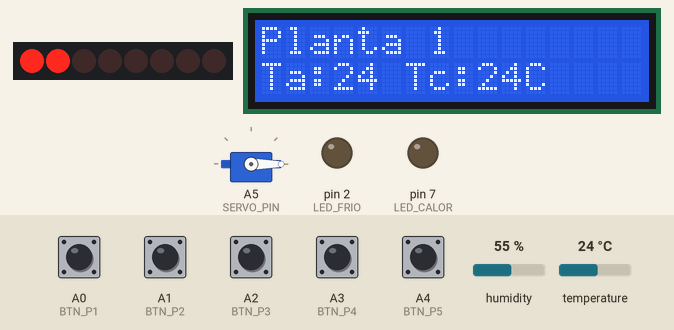
Recording of a sketch running on a simulated Arduino Uno, built with avr-gcc and run on an emulated ATmega328P. Parts: 8 shift-register outputs drawn as a row of LEDs (first output left, lit = HIGH), 16×2 character LCD, servo, output pins drawn as LEDs (lit = HIGH). Wiring (inferred from the names in the program): shift register (74HC595): data pin 10; shift clock pin 8; latch pin 9. Wiring (inferred from the signals the program sends): row of LEDs: on Q0, Q1, Q2, Q3, Q4, Q5, Q6, Q7. The test bench sets the inputs (shaded band); at power-on: A0 (BTN_P1), A1 (BTN_P2), A2 (BTN_P3), A3 (BTN_P4), A4 (BTN_P5) HIGH, temperature 24 °C, humidity 55 %. Random numbers use the default seed unless the sketch sets one; pins used as bus, display or sensor lines are not drawn; what the sketch prints to the serial monitor is not drawn.

Above: at 3.7 s.
3.8 s: A1 (BTN_P2) pulled LOW for 0.15 s
At 6.0 s:
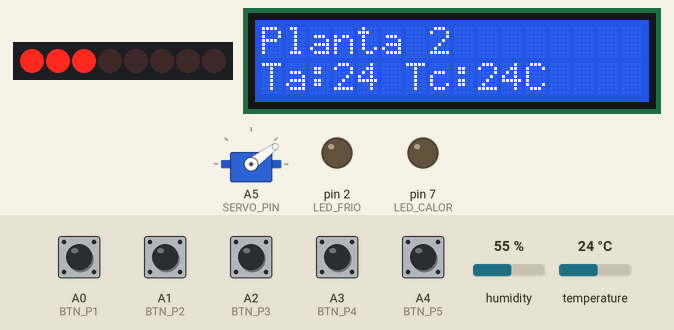
9.9 s: A4 (BTN_P5) pulled LOW for 0.15 s
At 12.4 s:
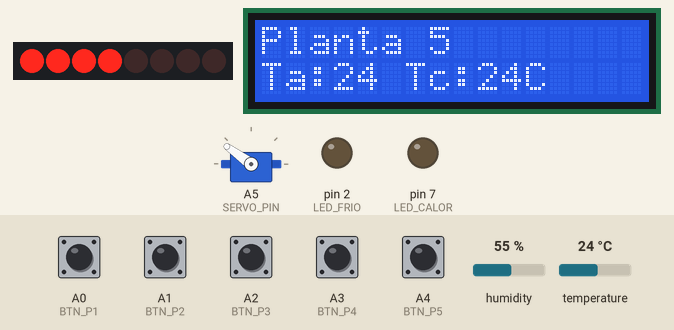
12.6 s: temperature set to 22.7 °C
At 16.6 s:
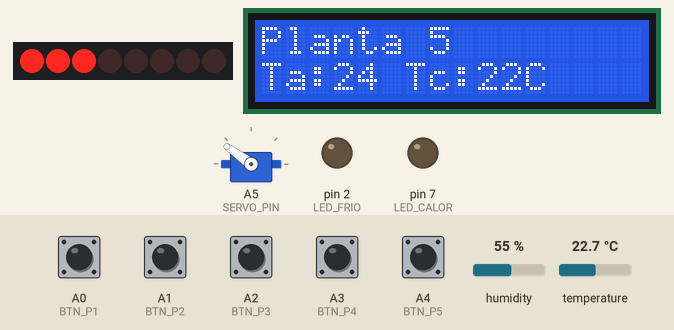
18.6 s: temperature set to 21.3 °C
At 21.2 s:
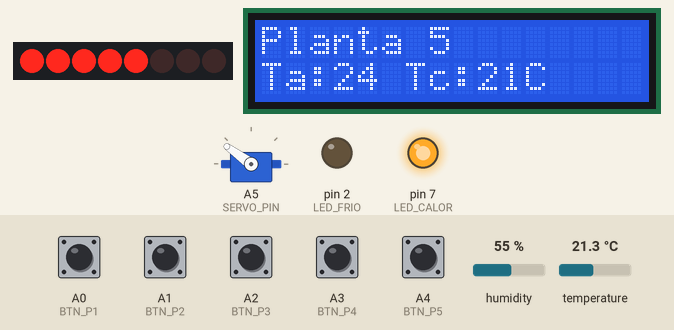
24.6 s: A0 (BTN_P1) pulled LOW for 0.15 s
At 24.9 s:
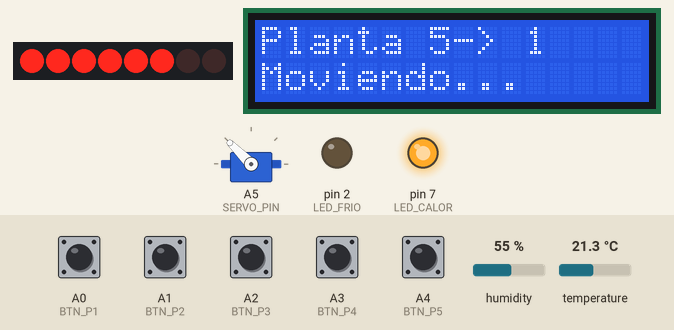
27.1 s: A2 (BTN_P3) pulled LOW for 0.15 s
At 30.2 s:
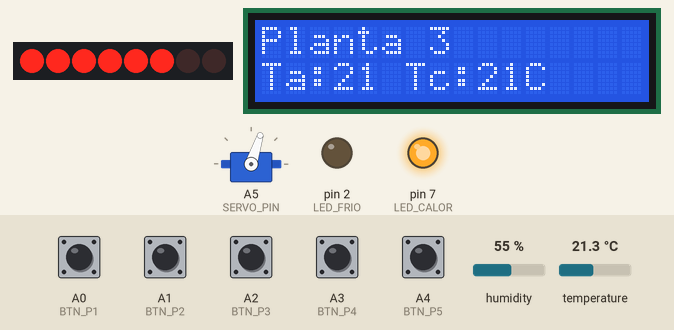
Timing chart, 0 to 44.7 s (numbered marks = the images above; inputs shaded):
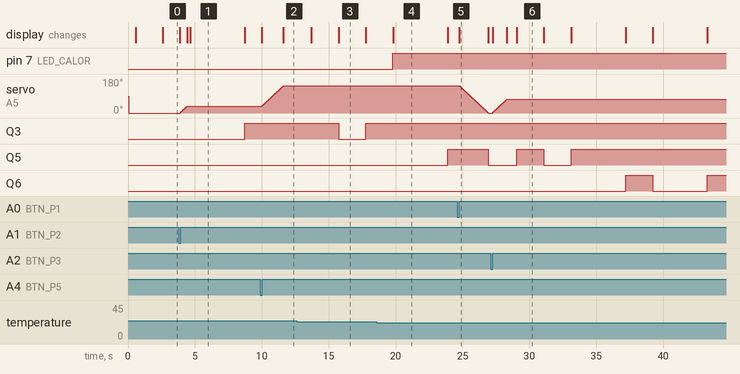

The sketch:

sketch.ino
```cpp
#include <LiquidCrystal.h>
#include <DHT.h>
#include <Servo.h>

// ── Pines ──────────────────────────────────────────
#define DHT_PIN        13
#define DHT_TIPO       DHT22
#define SERVO_PIN      A5
#define BTN_P1         A0
#define BTN_P2         A1
#define BTN_P3         A2
#define BTN_P4         A3
#define BTN_P5         A4
#define LED_CALOR      7
#define LED_FRIO       2
#define SR_DS          10
#define SR_STCP        9
#define SR_SHCP        8

// ── Control temperatura ────────────────────────────
#define TEMP_SETPOINT  25.0
#define TEMP_ZONA      3.0
#define LUZ_SETPOINT   80.0

// ── Ángulos servo por planta ───────────────────────
const int ANGULO[6] = {0, 0, 36, 72, 108, 144};

// ── Objetos ────────────────────────────────────────
DHT dht(DHT_PIN, DHT_TIPO);
LiquidCrystal lcd(12, 11, 5, 4, 3, 6);
Servo servo;

// ── Estado ascensor ────────────────────────────────
int plantaActual  = 1;
bool moviendose   = false;

// ── Estado control temperatura ─────────────────────
float tempAnterior = 0;
float tempActual   = 0;
float humActual    = 0;

// ── Estado iluminación (simulada 0-100%) ───────────
float luzSimulada  = 50.0; // arranca al 50% para que el control actúe

// ──────────────────────────────────────────────────
// Escribe exactamente 16 chars en una fila del LCD
void escribirFila(int fila, const char* texto) {
  char buf[17];
  int len = strlen(texto);
  for (int i = 0; i < 16; i++) buf[i] = (i < len) ? texto[i] : ' ';
  buf[16] = '\0';
  lcd.setCursor(0, fila);
  lcd.print(buf);
}

// ──────────────────────────────────────────────────
// Envía un byte al 74HC595 para controlar los 8 LEDs
void enviarLEDs(byte valor) {
  digitalWrite(SR_STCP, LOW);
  shiftOut(SR_DS, SR_SHCP, MSBFIRST, valor);
  digitalWrite(SR_STCP, HIGH);
}

// ──────────────────────────────────────────────────
// Control ON-OFF con zona muerta para temperatura
// Setpoint: 25°C, zona muerta: ±3°C
void controlTemperatura(float temp) {
  float limMax = TEMP_SETPOINT + TEMP_ZONA;  // 28°C
  float limMin = TEMP_SETPOINT - TEMP_ZONA;  // 22°C

  if (temp > limMax) {
    // Demasiado calor → enfriar
    digitalWrite(LED_CALOR, LOW);
    digitalWrite(LED_FRIO,  HIGH);
    Serial.println(F("CTRL TEMP: Enfriando"));
  } else if (temp < limMin) {
    // Demasiado frío → calentar
    digitalWrite(LED_CALOR, HIGH);
    digitalWrite(LED_FRIO,  LOW);
    Serial.println(F("CTRL TEMP: Calentando"));
  } else {
    // Dentro de zona muerta → sin acción
    digitalWrite(LED_CALOR, LOW);
    digitalWrite(LED_FRIO,  LOW);
    Serial.println(F("CTRL TEMP: OK zona muerta"));
  }
}

// ──────────────────────────────────────────────────
// Control ON-OFF iluminación con 8 LEDs via 74HC595
// Setpoint: 80%. Cada LED representa ~12.5%
// Si luz < setpoint → encender más LEDs
// Si luz >= setpoint → apagar LEDs
void controlIluminacion(float luz) {
  int ledsEncendidos = 0;

  if (luz < LUZ_SETPOINT) {
    // Proporcional: cuanto menos luz, más LEDs
    float deficit = LUZ_SETPOINT - luz;        // 0-80
    ledsEncendidos = (int)(deficit / 10.0);    // 0-8
    if (ledsEncendidos > 8) ledsEncendidos = 8;
  }

  // Crear máscara de bits: encender N LEDs desde Q0
  byte mascara = 0;
  for (int i = 0; i < ledsEncendidos; i++) {
    mascara |= (1 << i);
  }
  enviarLEDs(mascara);

  Serial.print(F("CTRL LUZ: "));
  Serial.print(luz, 0);
  Serial.print(F("% → LEDs: "));
  Serial.println(ledsEncendidos);
}

// ──────────────────────────────────────────────────
// Mover servo a la planta destino grado a grado
void moverAscensor(int destino) {
  if (destino == plantaActual) return;

  moviendose = true;

  // LCD: mostrar movimiento
  char buf[17];
  buf[0]='P'; buf[1]='l'; buf[2]='a'; buf[3]='n'; buf[4]='t'; buf[5]='a'; buf[6]=' ';
  buf[7] = '0' + plantaActual;
  buf[8] = '-'; buf[9] = '>'; buf[10] = ' ';
  buf[11] = '0' + destino;
  buf[12] = '\0';
  escribirFila(0, buf);
  escribirFila(1, "Moviendo...");

  int angOrigen  = ANGULO[plantaActual];
  int angDestino = ANGULO[destino];
  int paso       = (angDestino > angOrigen) ? 1 : -1;

  for (int ang = angOrigen; ang != angDestino; ang += paso) {
    servo.write(ang);
    delay(15);
  }
  servo.write(angDestino);
  plantaActual = destino;
  moviendose   = false;

  // LCD: mostrar planta actual
  char buf2[17];
  buf2[0]='P'; buf2[1]='l'; buf2[2]='a'; buf2[3]='n'; buf2[4]='t'; buf2[5]='a'; buf2[6]=' ';
  buf2[7] = '0' + plantaActual;
  buf2[8] = '\0';
  escribirFila(0, buf2);

  // LCD fila 1: temperatura anterior vs actual
  char buf3[17];
  int tA = (int)tempAnterior;
  int tC = (int)tempActual;
  // "Ta:XX Tc:XX C"
  buf3[0]='T'; buf3[1]='a'; buf3[2]=':';
  buf3[3] = '0' + (tA / 10 % 10);
  buf3[4] = '0' + (tA % 10);
  buf3[5] = ' ';
  buf3[6]='T'; buf3[7]='c'; buf3[8]=':';
  buf3[9] = '0' + (tC / 10 % 10);
  buf3[10] = '0' + (tC % 10);
  buf3[11] = 'C'; buf3[12] = '\0';
  escribirFila(1, buf3);
}

// ──────────────────────────────────────────────────
int leerPulsador() {
  if (digitalRead(BTN_P1) == LOW) { delay(50); if (digitalRead(BTN_P1) == LOW) return 1; }
  if (digitalRead(BTN_P2) == LOW) { delay(50); if (digitalRead(BTN_P2) == LOW) return 2; }
  if (digitalRead(BTN_P3) == LOW) { delay(50); if (digitalRead(BTN_P3) == LOW) return 3; }
  if (digitalRead(BTN_P4) == LOW) { delay(50); if (digitalRead(BTN_P4) == LOW) return 4; }
  if (digitalRead(BTN_P5) == LOW) { delay(50); if (digitalRead(BTN_P5) == LOW) return 5; }
  return 0;
}

// ──────────────────────────────────────────────────
void setup() {
  Serial.begin(9600);
  dht.begin();
  lcd.begin(16, 2);
  servo.attach(SERVO_PIN);

  pinMode(LED_CALOR, OUTPUT);
  pinMode(LED_FRIO,  OUTPUT);
  pinMode(SR_DS,     OUTPUT);
  pinMode(SR_STCP,   OUTPUT);
  pinMode(SR_SHCP,   OUTPUT);
  digitalWrite(LED_CALOR, LOW);
  digitalWrite(LED_FRIO,  LOW);
  enviarLEDs(0);

  pinMode(BTN_P1, INPUT_PULLUP);
  pinMode(BTN_P2, INPUT_PULLUP);
  pinMode(BTN_P3, INPUT_PULLUP);
  pinMode(BTN_P4, INPUT_PULLUP);
  pinMode(BTN_P5, INPUT_PULLUP);

  servo.write(ANGULO[1]);
  delay(500);

  escribirFila(0, "Sistema ACME");
  escribirFila(1, "Iniciando...");
  delay(2000);

  // Lectura inicial
  tempActual   = dht.readTemperature();
  humActual    = dht.readHumidity();
  tempAnterior = tempActual;
  if (isnan(tempActual)) tempActual = 25.0;
  if (isnan(humActual))  humActual  = 50.0;

  escribirFila(0, "Planta 1");
  escribirFila(1, "Listo");
}

// ──────────────────────────────────────────────────
void loop() {

  // ── 1. Leer pulsadores y mover ascensor ──────────
  int pulsado = leerPulsador();
  if (pulsado > 0 && pulsado != plantaActual && !moviendose) {
    tempAnterior = tempActual;
    moverAscensor(pulsado);
  }

  // ── 2. Leer sensores cada 2 segundos ─────────────
  static unsigned long ultimaLectura = 0;
  if (millis() - ultimaLectura > 2000) {
    ultimaLectura = millis();

    float t = dht.readTemperature();
    float h = dht.readHumidity();
    if (!isnan(t)) tempActual = t;
    if (!isnan(h)) humActual  = h;

    // Log serie
    Serial.print(F("Planta:"));  Serial.print(plantaActual);
    Serial.print(F(" | T:"));    Serial.print(tempActual, 1);
    Serial.print(F("C | H:"));   Serial.print(humActual, 1);
    Serial.print(F("% | Luz:")); Serial.print(luzSimulada, 0);
    Serial.println(F("%"));

    // ── 3. Control temperatura ON-OFF zona muerta ──
    controlTemperatura(tempActual);

    // ── 4. Control iluminación ─────────────────────
    // Simulamos variación de luz: sube/baja 5% cada ciclo
    // En real vendría de un LDR por pin analógico
    luzSimulada += random(-8, 9);
    if (luzSimulada > 100) luzSimulada = 100;
    if (luzSimulada < 0)   luzSimulada = 0;
    controlIluminacion(luzSimulada);

    // ── 5. Actualizar LCD si no se está moviendo ───
    if (!moviendose) {
      char buf0[17];
      buf0[0]='P'; buf0[1]='l'; buf0[2]='a'; buf0[3]='n'; buf0[4]='t'; buf0[5]='a'; buf0[6]=' ';
      buf0[7] = '0' + plantaActual;
      buf0[8] = '\0';
      escribirFila(0, buf0);

      char buf1[17];
      int tA = (int)tempAnterior;
      int tC = (int)tempActual;
      buf1[0]='T'; buf1[1]='a'; buf1[2]=':';
      buf1[3] = (tA >= 10) ? ('0' + tA / 10 % 10) : ' ';
      buf1[4] = '0' + tA % 10;
      buf1[5] = ' ';
      buf1[6]='T'; buf1[7]='c'; buf1[8]=':';
      buf1[9] = (tC >= 10) ? ('0' + tC / 10 % 10) : ' ';
      buf1[10] = '0' + tC % 10;
      buf1[11] = 'C'; buf1[12] = '\0';
      escribirFila(1, buf1);
    }
  }

  delay(100);
}
//
```

Measured:
- the behaviour switches between 22 and 21.9 °C on temperature (found by bisection; images 3 and 4)
- after the input at 3.8 s, servo on A5 (SERVO_PIN): moves from 0° to 36° over 0.52 s, starting after 0.10 s
- after the input at 9.9 s, servo on A5 (SERVO_PIN): moves from 36° to 144° over 1.6 s, starting after 0.12 s; the display: first changes after 0.09 s (image 2 shows a later state)
- after the input at 18.6 s, pin 7 (LED_CALOR): LOW → HIGH after 1.2 s
- after the input at 24.6 s, servo on A5 (SERVO_PIN): moves from 144° to 0° over 2.2 s, starting after 0.17 s
- after the input at 27.1 s, servo on A5 (SERVO_PIN): moves from 0° to 72° over 1.1 s, starting after 0.15 s
- what the display in image 1 shows lasts 4.0 s, from 4.7 s to 8.7 s
